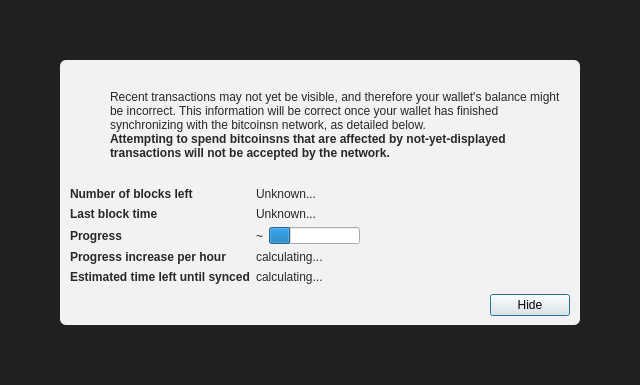
<?xml version="1.0" encoding="UTF-8"?>
<ui version="4.0">
 <class>ModalOverlay</class>
 <widget class="ModalOverlay" name="ModalOverlay">
  <property name="geometry">
   <rect>
    <x>0</x>
    <y>0</y>
    <width>640</width>
    <height>385</height>
   </rect>
  </property>
  <property name="windowTitle">
   <string>Form</string>
  </property>
  <layout class="QVBoxLayout" name="verticalLayout" stretch="0">
   <property name="sizeConstraint">
    <enum>QLayout::SetDefaultConstraint</enum>
   </property>
   <property name="leftMargin">
    <number>0</number>
   </property>
   <property name="topMargin">
    <number>0</number>
   </property>
   <property name="rightMargin">
    <number>0</number>
   </property>
   <property name="bottomMargin">
    <number>0</number>
   </property>
   <item>
    <widget class="QWidget" name="bgWidget" native="true">
     <property name="styleSheet">
      <string notr="true">#bgWidget { background: rgba(0,0,0,220); }</string>
     </property>
     <layout class="QVBoxLayout" name="verticalLayoutMain" stretch="1">
      <property name="leftMargin">
       <number>60</number>
      </property>
      <property name="topMargin">
       <number>60</number>
      </property>
      <property name="rightMargin">
       <number>60</number>
      </property>
      <property name="bottomMargin">
       <number>60</number>
      </property>
      <item>
       <widget class="QWidget" name="contentWidget" native="true">
        <property name="styleSheet">
         <string notr="true">#contentWidget { background: rgba(255,255,255,240); border-radius: 6px; }

QLabel { color: rgb(40,40,40);  }</string>
        </property>
        <layout class="QVBoxLayout" name="verticalLayoutSub" stretch="1,0,0,0">
         <property name="spacing">
          <number>0</number>
         </property>
         <property name="leftMargin">
          <number>10</number>
         </property>
         <property name="topMargin">
          <number>10</number>
         </property>
         <property name="rightMargin">
          <number>10</number>
         </property>
         <property name="bottomMargin">
          <number>10</number>
         </property>
         <item>
          <layout class="QHBoxLayout" name="horizontalLayoutIconText" stretch="0,1">
           <property name="topMargin">
            <number>20</number>
           </property>
           <item>
            <layout class="QVBoxLayout" name="verticalLayoutIcon">
             <property name="leftMargin">
              <number>0</number>
             </property>
             <item>
              <widget class="QPushButton" name="warningIcon">
               <property name="enabled">
                <bool>false</bool>
               </property>
               <property name="text">
                <string/>
               </property>
               <property name="icon">
                <iconset>
                 <normaloff>:/icons/warning</normaloff>
                 <disabledoff>:/icons/warning</disabledoff>:/icons/warning</iconset>
               </property>
               <property name="iconSize">
                <size>
                 <width>48</width>
                 <height>48</height>
                </size>
               </property>
               <property name="flat">
                <bool>true</bool>
               </property>
              </widget>
             </item>
             <item>
              <spacer name="verticalSpacerWarningIcon">
               <property name="orientation">
                <enum>Qt::Vertical</enum>
               </property>
               <property name="sizeHint" stdset="0">
                <size>
                 <width>20</width>
                 <height>40</height>
                </size>
               </property>
              </spacer>
             </item>
            </layout>
           </item>
           <item>
            <layout class="QVBoxLayout" name="verticalLayoutInfoText">
             <property name="leftMargin">
              <number>0</number>
             </property>
             <property name="topMargin">
              <number>0</number>
             </property>
             <item>
              <widget class="QLabel" name="infoText">
               <property name="text">
                <string>Recent transactions may not yet be visible, and therefore your wallet's balance might be incorrect. This information will be correct once your wallet has finished synchronizing with the bitcoinsn network, as detailed below.</string>
               </property>
               <property name="textFormat">
                <enum>Qt::RichText</enum>
               </property>
               <property name="wordWrap">
                <bool>true</bool>
               </property>
              </widget>
             </item>
             <item>
              <widget class="QLabel" name="infoTextStrong">
               <property name="font">
                <font>
                 <weight>75</weight>
                 <bold>true</bold>
                </font>
               </property>
               <property name="text">
                <string>Attempting to spend bitcoinsns that are affected by not-yet-displayed transactions will not be accepted by the network.</string>
               </property>
               <property name="textFormat">
                <enum>Qt::RichText</enum>
               </property>
               <property name="wordWrap">
                <bool>true</bool>
               </property>
              </widget>
             </item>
             <item>
              <spacer name="verticalSpacerInTextSpace">
               <property name="orientation">
                <enum>Qt::Vertical</enum>
               </property>
               <property name="sizeHint" stdset="0">
                <size>
                 <width>20</width>
                 <height>40</height>
                </size>
               </property>
              </spacer>
             </item>
            </layout>
           </item>
          </layout>
         </item>
         <item>
          <spacer name="verticalSpacerAfterText">
           <property name="orientation">
            <enum>Qt::Vertical</enum>
           </property>
           <property name="sizeHint" stdset="0">
            <size>
             <width>20</width>
             <height>40</height>
            </size>
           </property>
          </spacer>
         </item>
         <item>
          <layout class="QFormLayout" name="formLayout">
           <property name="fieldGrowthPolicy">
            <enum>QFormLayout::FieldsStayAtSizeHint</enum>
           </property>
           <property name="horizontalSpacing">
            <number>6</number>
           </property>
           <property name="verticalSpacing">
            <number>6</number>
           </property>
           <property name="topMargin">
            <number>10</number>
           </property>
           <item row="0" column="0">
            <widget class="QLabel" name="labelNumberOfBlocksLeft">
             <property name="font">
              <font>
               <weight>75</weight>
               <bold>true</bold>
              </font>
             </property>
             <property name="text">
              <string>Number of blocks left</string>
             </property>
            </widget>
           </item>
           <item row="0" column="1">
            <widget class="QLabel" name="numberOfBlocksLeft">
             <property name="text">
              <string>Unknown...</string>
             </property>
            </widget>
           </item>
           <item row="1" column="0">
            <widget class="QLabel" name="labelLastBlockTime">
             <property name="font">
              <font>
               <weight>75</weight>
               <bold>true</bold>
              </font>
             </property>
             <property name="text">
              <string>Last block time</string>
             </property>
            </widget>
           </item>
           <item row="1" column="1">
            <widget class="QLabel" name="newestBlockDate">
             <property name="sizePolicy">
              <sizepolicy hsizetype="Maximum" vsizetype="Preferred">
               <horstretch>0</horstretch>
               <verstretch>0</verstretch>
              </sizepolicy>
             </property>
             <property name="text">
              <string>Unknown...</string>
             </property>
            </widget>
           </item>
           <item row="2" column="0">
            <widget class="QLabel" name="labelSyncDone">
             <property name="font">
              <font>
               <weight>75</weight>
               <bold>true</bold>
              </font>
             </property>
             <property name="text">
              <string>Progress</string>
             </property>
            </widget>
           </item>
           <item row="2" column="1">
            <layout class="QHBoxLayout" name="horizontalLayoutSync" stretch="0,1">
             <item>
              <widget class="QLabel" name="percentageProgress">
               <property name="text">
                <string notr="true">~</string>
               </property>
              </widget>
             </item>
             <item>
              <widget class="QProgressBar" name="progressBar">
               <property name="value">
                <number>24</number>
               </property>
               <property name="format">
                <string/>
               </property>
              </widget>
             </item>
            </layout>
           </item>
           <item row="4" column="0">
            <widget class="QLabel" name="labelProgressIncrease">
             <property name="font">
              <font>
               <weight>75</weight>
               <bold>true</bold>
              </font>
             </property>
             <property name="text">
              <string>Progress increase per hour</string>
             </property>
            </widget>
           </item>
           <item row="4" column="1">
            <widget class="QLabel" name="progressIncreasePerH">
             <property name="text">
              <string>calculating...</string>
             </property>
            </widget>
           </item>
           <item row="5" column="0">
            <widget class="QLabel" name="labelEstimatedTimeLeft">
             <property name="font">
              <font>
               <weight>75</weight>
               <bold>true</bold>
              </font>
             </property>
             <property name="text">
              <string>Estimated time left until synced</string>
             </property>
            </widget>
           </item>
           <item row="5" column="1">
            <widget class="QLabel" name="expectedTimeLeft">
             <property name="text">
              <string>calculating...</string>
             </property>
            </widget>
           </item>
          </layout>
         </item>
         <item>
          <layout class="QHBoxLayout" name="horizontalLayoutButtons">
           <property name="leftMargin">
            <number>10</number>
           </property>
           <property name="topMargin">
            <number>10</number>
           </property>
           <item>
            <spacer name="horizontalSpacer">
             <property name="orientation">
              <enum>Qt::Horizontal</enum>
             </property>
             <property name="sizeHint" stdset="0">
              <size>
               <width>40</width>
               <height>20</height>
              </size>
             </property>
            </spacer>
           </item>
           <item>
            <widget class="QPushButton" name="closeButton">
             <property name="text">
              <string>Hide</string>
             </property>
             <property name="focusPolicy">
              <enum>Qt::StrongFocus</enum>
             </property>
             <property name="default">
              <bool>true</bool>
             </property>
            </widget>
           </item>
          </layout>
         </item>
        </layout>
       </widget>
      </item>
     </layout>
    </widget>
   </item>
  </layout>
 </widget>
 <customwidgets>
  <customwidget>
   <class>ModalOverlay</class>
   <extends>QWidget</extends>
   <header>qt/modaloverlay.h</header>
   <container>1</container>
  </customwidget>
 </customwidgets>
 <resources/>
 <connections/>
</ui>
